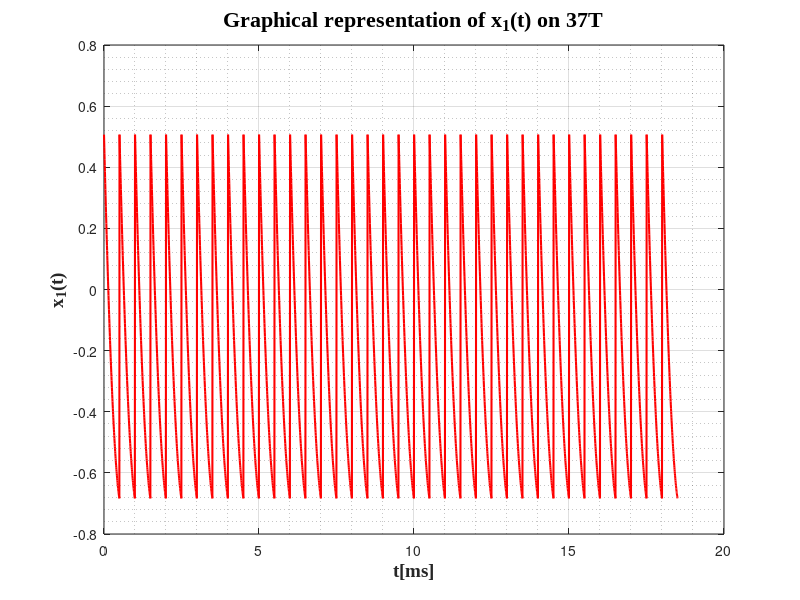

Write MATLAB code to recreate this figure.
%x1(t) 
T_1 = 0.5;
t = linspace(0,1,100);
x = 0.86*t.^2-2.05*t+0.97;
v = ones(1,37);
x1 = x(:);
x1 = x1*v;
x1 = x1(:);
T1 = linspace(0,37*T_1,3700);
plot(T1,x1-0.4633,'r','LineWidth',1.5);
grid on;
grid minor;
xlabel('t[ms]', 'fontweight', 'bold', 'fontsize', 14, 'FontName', 'Times New Roman');
ylabel('x_{1}(t)','fontweight','bold','fontsize', 14, 'FontName', 'Times New Roman');
title('Graphical representation of x_{1}(t) on 37T','fontweight','bold','fontsize',16, 'FontName', 'Times New Roman');
